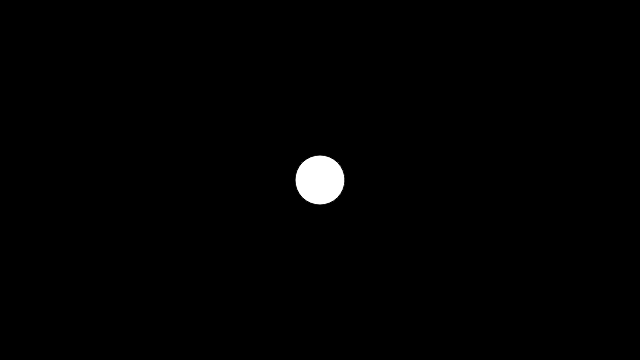
Frame 1 (no input)
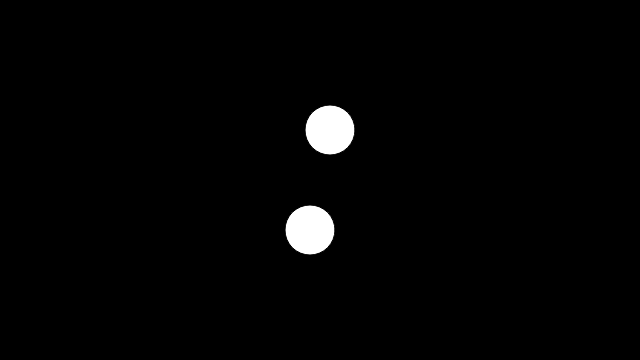
Frame 60 (no input)
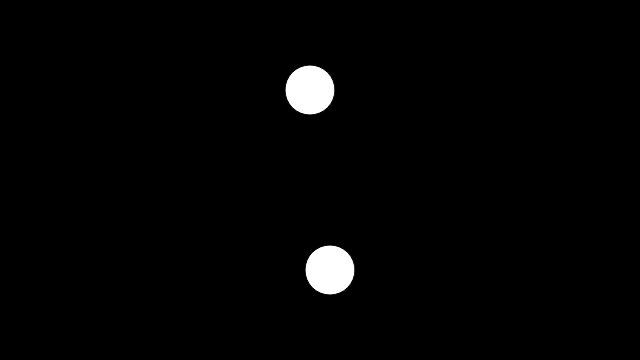
Frame 120 (the mouse pressed at the canvas centre since frame 60)

The p5.js sketch that drew these frames (run headless with seeded random() and noise() and a simulated clock; from frame 60 on, the mouse is pressed at the canvas centre):

// p5.js sketch
// ── sketch.js
let ball_1 = {
  x: 320,
  y: 180,
  xspeed: 10,
  yspeed: 10,
  r: 25
};
let ball_2 = {
  x: 320,
  y: 180,
  xspeed: -10,
  yspeed: -10,
  r: 25
};

function setup() {
  console.log('ball_1', ball_1)
  createCanvas(640, 360);
  // frameRate(0.5)
  // frameRate(2)
}

function draw() {
  background(0);
  draw_ball(ball_1);
  draw_ball(ball_2);
}

function draw_ball(a_ball) {
  // ellipse(a_ball.x, a_ball.y, a_ball.r * 2, a_ball.r * 2);
  circle(a_ball.x, a_ball.y, a_ball.r * 2 );
  a_ball.x += a_ball.xspeed;
  a_ball.y += a_ball.yspeed;
  if (a_ball.x > width - a_ball.r || a_ball.x < a_ball.r) {
    a_ball.xspeed = -a_ball.xspeed;
  }
  if (a_ball.y > height - a_ball.r || a_ball.y < a_ball.r) {
    a_ball.yspeed = -a_ball.yspeed;
  }
}
